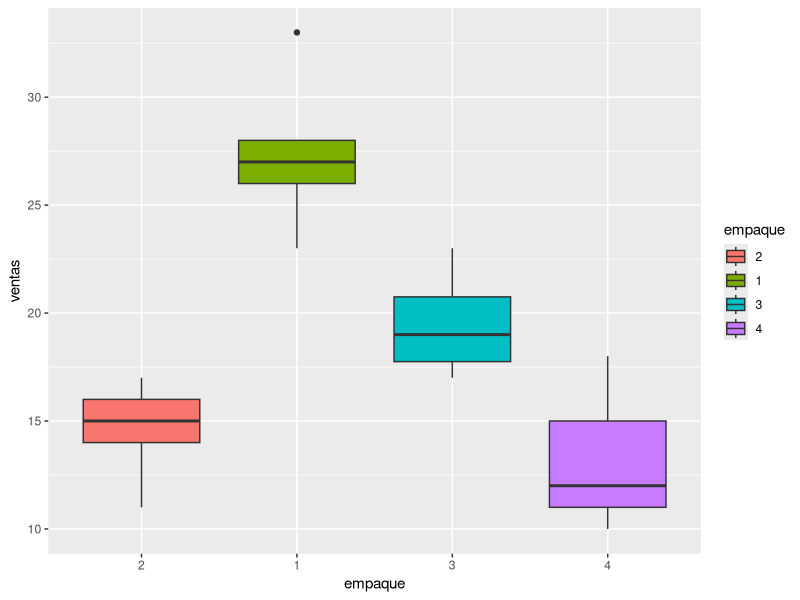

The R source for this figure:
## ---- chunk 1
#Empezamos limpiando nuestro ambiente
rm(list = ls(all.names = TRUE))

# Configuración global de los bloques de código (chunk's)
knitr::opts_chunk$set(
	echo = FALSE,
	fig.align = "center",
	fig.dim = c(7.0, 3.5),
	fig.pos = "H",
#Agregamos configuraciones para evitar mensajes de advertencias y de errores en el archivo
	message = FALSE,
	warning = FALSE,
	error = F
)

# Librerías
library(dplyr)      # Para el manejo de datos
library(ggplot2)    # Para realizar gráficas
library(kableExtra) # Para un mejor manejo de tablas
library(GGally)     # Para realizar análisis descriptivo fácilmente
library(multcomp)   # Para pruebas de hipótesis
## ---- chunk 2
#Leemos los datos
ventas<-c(27, 33, 23, 26, 28, 11, 17, 16, 14, 15, 23, 20, 18, 17, 12, 10, 15, 18, 11)
empaque<-c(1, 1, 1, 1, 1, 2, 2, 2, 2, 2, 3, 3, 3, 3, 4, 4, 4, 4, 4)


#Los unimos como filas con rbind() y posteriormente lo volvemos un dataframe 
df_tabla<-data.frame(rbind(ventas,empaque), row.names = c("ventas","empaque"))

#TOmamos los datos de forma vertical 
df_anova=data.frame(t(df_tabla))

#Convertimos las variables a tipo factor
df_anova$empaque<-factor(df_anova$empaque)

#Realizamos un relevel
df_anova$empaque<-relevel(df_anova$empaque,"2")

#Ajustamos nuestro modelo como usualmente hacemos
fit_ANOVA<-lm(ventas~empaque, data = df_anova)

#Y mostramos el summary
summary(fit_ANOVA)
## ---- chunk 3
#Usamos kableExtra para hacer una tabla
df_tabla %>% 
  #Configuraciones básicas
  kbl(booktabs = TRUE, align = "c", col.names = 1:19) %>%
  #Personalizamos las filas de texto
  row_spec(0:2, color = "pink", background = "black" ) %>%
  #Personalizamos la fila de nombres
  row_spec(0, color = "white")
## ---- chunk 4

#En la función aes() colocamos los datos que queremos, en este caso, usamos fill en lugar de color, pues fill es el encargado de rellenar y color el encargado de las lienas  
ggplot(data = df_anova, aes(x=empaque, y=ventas, fill=empaque))+
  geom_boxplot()
## ---- chunk 5
#Mostramos el summary
summary(fit_ANOVA)
## ---- chunk 6
#Guardamos el nombre de las variables
categorias<-c("Empaque 1","Empaque 2","Empaque 3","Empaque 4")

#Guardamos sus fórmulas
Estimacion<-c("beta_0+beta_1", "beta_0","beta_0+beta_2", "beta_0+beta_3")

#Guardamos la estimación puntual
Puntual<-c(fit_ANOVA$coefficients[1]+fit_ANOVA$coefficients[2], fit_ANOVA$coefficients[1], fit_ANOVA$coefficients[1]+fit_ANOVA$coefficients[3],fit_ANOVA$coefficients[1]+fit_ANOVA$coefficients[4])

#Lo ponemos todo en un Dataframe
dato_ANOVA<-data.frame("Categoría"=categorias, "Fórmula"=Estimacion, "Estimación"=Puntual)

#Y preentamos como una tabla
dato_ANOVA%>%
  #Configuraciones básicas
  kbl(booktabs = TRUE, align = "c") %>%
  #Personalizamos las filas de texto
  row_spec(0:4, background = "green" ) %>%
  #Personalizamos la fila de nombres
  row_spec(0, color = "blue") %>%
  #Personalización de columnas
  column_spec(c(1,3), color = "red")
## ---- chunk 7
#Definimos nuestra matriz K para la prueba
K=matrix(c(0,1,0,0,   #Verificamos beta1=0
            0,0,1,0,  #Verificamos beta2=0
            0,0,0,1), #Verificamos beta3=0
         ncol=4, nrow=3, byrow=TRUE)
#Definimos nuestro vector m
m=c(0,0,0)

#Finalmente realizamos nuestra prueba con la función glht (siglas de general linear hypotheses test)

#Y para obtener la información, utilizamos del summary, además de esto, debemos añadir que queremos que sea una prueba F, pues ya vimos que la prueba lineal general tiene una distribución F
summary(glht(fit_ANOVA, linfct=K, rhs=m),test=Ftest())
## ---- chunk 8
#Hay formas de realizar de manera rápida, sin embargo las escribiremos completas para explicar mejor
K=matrix(c(0,1,0,0,
            0,0,1,0,
            0,0,0,1, #Hasta aqí llevamos beta_1=beta_2=beta_3=0 (todos los empaques iguales al empaque de referencia)
           0,1,-1,0,
           0,1,0,-1, #Aquí estamos viemdo empaque1=empaque3 y empaque1=empaque4
           0,0,1,-1 #Finalmente empaque3=empaque4
           ), ncol=4, nrow=6, byrow=TRUE)
#Definimos nuestro vector m
m=c(0,0,0,0,0,0)

#Finalmente realizamos nuestra prueba con la misma función glht 

#Y para obtener la información,nuevamente utilizamos el summary, sin embargo, no usamos un Ftest, en su lugar eliminamos dicho parámetro, pues por defecto es una prueba simultánea
summary(glht(fit_ANOVA, linfct=K, rhs=m))
## ---- chunk 9
#Escribimos nuestras pruebas
K=matrix(c(0,1,0,0, #Empaque 1 > Empaque2
           0,1,-1,0, #Empaque 1 > Empaque 3
           0,1,0,-1), #Empaque 1 > Empaque 4
         ncol=4, nrow=3, byrow=TRUE)
#Definimos nuestro vector m
m=c(0,0,0)

#Finalmente realizamos nuestra prueba con la misma función glht, sin embargo, ahora le añadimos un parámetro, que es la alternativa, previamente no la habiamos utilizado, pues por defecto esta la prueba de dos colas (igual contra diferente), ahora le ponemos la alternativa, que es greater

#Y para obtener la información,nuevamente utilizamos el summary
summary(glht(fit_ANOVA, linfct=K, rhs=m, alternative="greater"))
